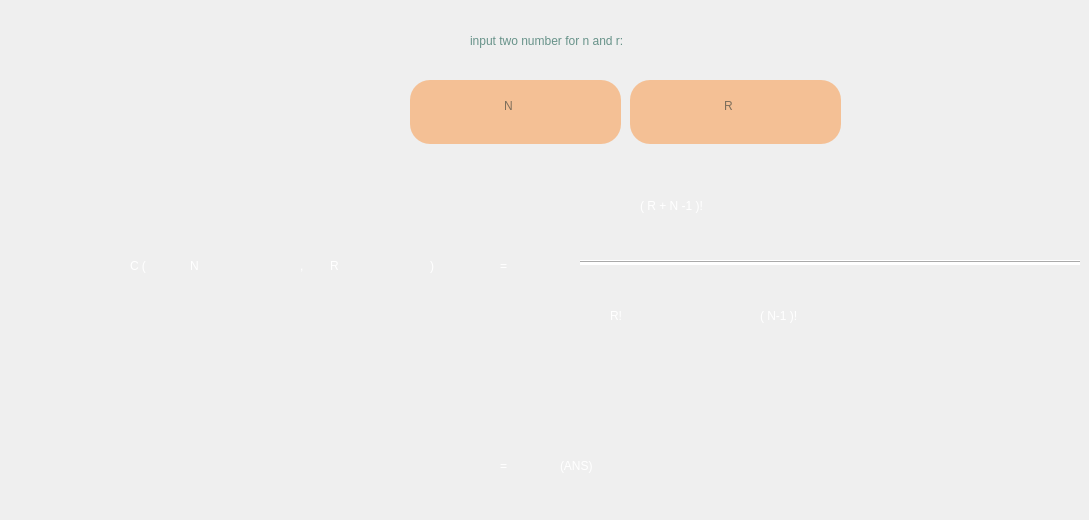
    <widget class="QWidget" name="combireplace">
     <property name="styleSheet">
      <string notr="true"/>
     </property>
     <widget class="QTextEdit" name="textEdit_3">
      <property name="geometry">
       <rect>
        <x>630</x>
        <y>80</y>
        <width>211</width>
        <height>64</height>
       </rect>
      </property>
      <property name="styleSheet">
       <string notr="true">background-color: #f4c095;
border-radius: 20px;
color: #071e22;
font: 63 13pt &quot;Bahnschrift SemiBold&quot;;
padding-left: 90px;
padding-top: 15px;</string>
      </property>
      <property name="placeholderText">
       <string>R</string>
      </property>
     </widget>
     <widget class="QLabel" name="label_18">
      <property name="geometry">
       <rect>
        <x>500</x>
        <y>220</y>
        <width>51</width>
        <height>91</height>
       </rect>
      </property>
      <property name="styleSheet">
       <string notr="true">color: white;
font: 28pt &quot;Cascadia Code&quot;;</string>
      </property>
      <property name="text">
       <string>=</string>
      </property>
     </widget>
     <widget class="QLabel" name="label_19">
      <property name="geometry">
       <rect>
        <x>610</x>
        <y>270</y>
        <width>151</width>
        <height>91</height>
       </rect>
      </property>
      <property name="styleSheet">
       <string notr="true">color: white;
font: 28pt &quot;Cascadia Code&quot;;</string>
      </property>
      <property name="text">
       <string>R!</string>
      </property>
     </widget>
     <widget class="QLabel" name="label_20">
      <property name="geometry">
       <rect>
        <x>190</x>
        <y>220</y>
        <width>101</width>
        <height>91</height>
       </rect>
      </property>
      <property name="styleSheet">
       <string notr="true">color: white;
font: 28pt &quot;Cascadia Code&quot;;</string>
      </property>
      <property name="text">
       <string>N</string>
      </property>
     </widget>
     <widget class="QTextEdit" name="textEdit_4">
      <property name="geometry">
       <rect>
        <x>410</x>
        <y>80</y>
        <width>211</width>
        <height>64</height>
       </rect>
      </property>
      <property name="styleSheet">
       <string notr="true">background-color: #f4c095;
border-radius: 20px;
color: #071e22;
font: 63 13pt &quot;Bahnschrift SemiBold&quot;;
padding-left: 90px;
padding-top: 15px;</string>
      </property>
      <property name="placeholderText">
       <string>N</string>
      </property>
     </widget>
     <widget class="QLabel" name="label_21">
      <property name="geometry">
       <rect>
        <x>500</x>
        <y>420</y>
        <width>51</width>
        <height>91</height>
       </rect>
      </property>
      <property name="styleSheet">
       <string notr="true">color: white;
font: 28pt &quot;Cascadia Code&quot;;</string>
      </property>
      <property name="text">
       <string>=</string>
      </property>
     </widget>
     <widget class="QLabel" name="label_22">
      <property name="geometry">
       <rect>
        <x>760</x>
        <y>270</y>
        <width>301</width>
        <height>91</height>
       </rect>
      </property>
      <property name="styleSheet">
       <string notr="true">color: white;
font: 28pt &quot;Cascadia Code&quot;;</string>
      </property>
      <property name="text">
       <string>( N-1 )!</string>
      </property>
     </widget>
     <widget class="Line" name="line_2">
      <property name="geometry">
       <rect>
        <x>580</x>
        <y>260</y>
        <width>500</width>
        <height>5</height>
       </rect>
      </property>
      <property name="minimumSize">
       <size>
        <width>0</width>
        <height>2</height>
       </size>
      </property>
      <property name="styleSheet">
       <string notr="true">background-color: rgb(255, 255, 255);</string>
      </property>
      <property name="orientation">
       <enum>Qt::Horizontal</enum>
      </property>
     </widget>
     <widget class="QLabel" name="label_24">
      <property name="geometry">
       <rect>
        <x>470</x>
        <y>30</y>
        <width>411</width>
        <height>21</height>
       </rect>
      </property>
      <property name="styleSheet">
       <string notr="true">color: #679289;
font: 12pt &quot;Arial&quot;;</string>
      </property>
      <property name="text">
       <string>input two number for n and r:</string>
      </property>
     </widget>
     <widget class="QLabel" name="label_25">
      <property name="geometry">
       <rect>
        <x>330</x>
        <y>220</y>
        <width>91</width>
        <height>91</height>
       </rect>
      </property>
      <property name="styleSheet">
       <string notr="true">color: white;
font: 28pt &quot;Cascadia Code&quot;;</string>
      </property>
      <property name="text">
       <string>R</string>
      </property>
     </widget>
     <widget class="QLabel" name="label_28">
      <property name="geometry">
       <rect>
        <x>300</x>
        <y>220</y>
        <width>21</width>
        <height>91</height>
       </rect>
      </property>
      <property name="styleSheet">
       <string notr="true">color: white;
font: 28pt &quot;Cascadia Code&quot;;</string>
      </property>
      <property name="text">
       <string>,</string>
      </property>
     </widget>
     <widget class="QLabel" name="label_29">
      <property name="geometry">
       <rect>
        <x>430</x>
        <y>220</y>
        <width>51</width>
        <height>91</height>
       </rect>
      </property>
      <property name="styleSheet">
       <string notr="true">color: white;
font: 28pt &quot;Cascadia Code&quot;;</string>
      </property>
      <property name="text">
       <string>)</string>
      </property>
     </widget>
     <widget class="QLabel" name="label_31">
      <property name="geometry">
       <rect>
        <x>560</x>
        <y>420</y>
        <width>251</width>
        <height>91</height>
       </rect>
      </property>
      <property name="styleSheet">
       <string notr="true">color: white;
font: 28pt &quot;Cascadia Code&quot;;</string>
      </property>
      <property name="text">
       <string>(ANS)</string>
      </property>
     </widget>
     <widget class="QLabel" name="label_33">
      <property name="geometry">
       <rect>
        <x>130</x>
        <y>220</y>
        <width>61</width>
        <height>91</height>
       </rect>
      </property>
      <property name="styleSheet">
       <string notr="true">color: white;
font: 28pt &quot;Cascadia Code&quot;;</string>
      </property>
      <property name="text">
       <string>C (</string>
      </property>
     </widget>
     <widget class="QLabel" name="label_37">
      <property name="geometry">
       <rect>
        <x>640</x>
        <y>160</y>
        <width>421</width>
        <height>91</height>
       </rect>
      </property>
      <property name="styleSheet">
       <string notr="true">color: white;
font: 28pt &quot;Cascadia Code&quot;;</string>
      </property>
      <property name="text">
       <string>( R + N -1 )!</string>
      </property>
     </widget>
    </widget>
